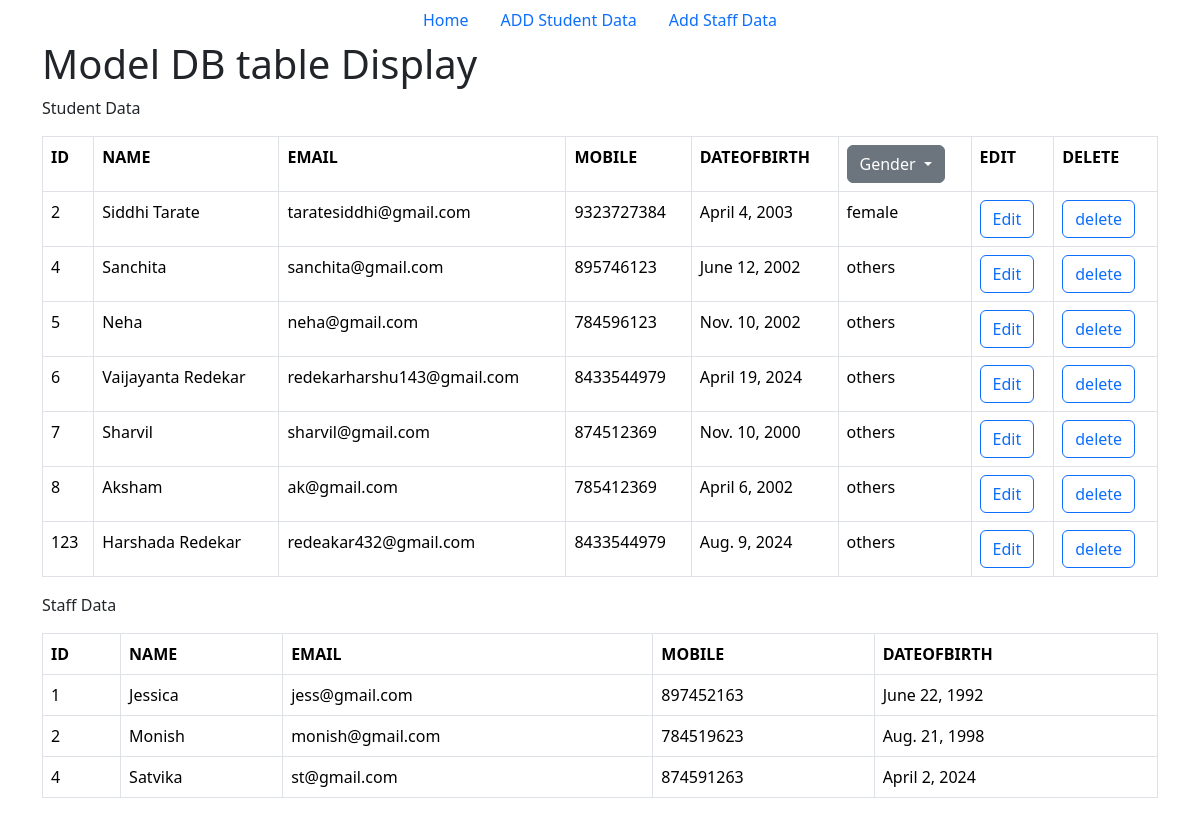
The page / on the database its author committed.
### ModelApp/models.py (models this page shows)
class Student(models.Model):
    id = models.IntegerField(primary_key=True)
    name = models.CharField(max_length=50)
    email = models.EmailField()
    mobile = models.BigIntegerField()
    dob = models.DateField()
    gen = [
        ("male","Male"),
        ("female","Female"),
        ("others","Others")
    ]
    gender = models.CharField(max_length=10,choices=gen,default="others")
    def __str__(self):
         return f'{self.name} {self.email}'

class Staff(models.Model):
    id = models.IntegerField(primary_key=True)
    name = models.CharField(max_length=50)
    email = models.EmailField()
    mobile = models.BigIntegerField()
    city = models.CharField(max_length=20, default= "")
    dob = models.DateField()
    def __str__(self):
        return f'{self.name} {self.email}'

### ModelApp/views.py (the view)
# urls.py: path('', views.display, name = 'display'),
def display(req):
    m = Student.objects.all()
    print(m)
    st = Staff.objects.all()
    print(st)
    return render(req, "index.html",{'student':m, 'staff': st})

### ModelApp/templates/index.html (shortened to what this page needs)
{% include 'base.html' %}
<!DOCTYPE html>
<html lang="en">
<head>
    <link href="https://cdn.jsdelivr.net/npm/bootstrap@5.3.3/dist/css/bootstrap.min.css" rel="stylesheet">
</head>
<body>
    <div class="container">
        <h1>Model DB table Display</h1>
        <p>Student Data</p>
        <table class="table table-bordered">
            <tr>
                <th>ID</th>
                <th>NAME</th>
                <th>EMAIL</th>
                <th>MOBILE</th>
                <th>DATEOFBIRTH</th>
                <th><div class="dropdown">
                    <button class="btn btn-secondary dropdown-toggle" type="button" data-bs-toggle="dropdown" aria-expanded="false">
                      Gender
                    </button>
                  </div></th>
                <th>EDIT</th>
                <th>DELETE</th>
            </tr>
            {% for x in student%}
            <tr>
                <td>{{x.id}}</td>
                <td>{{x.name}}</td>
                <td>{{x.email}}</td>
                <td>{{x.mobile}}</td>
                <td>{{x.dob}}</td>
                <td>{{x.gender}}</td>
                <td><a href="edit/{{x.id}}"><button class="btn btn-outline-primary">Edit</button></a></td>
                <td><a href="{%url 'delete' x.id %}"><button class="btn btn-outline-primary">delete</button></a></td>
            </tr>
            {% endfor %}
        </table>
        <p>Staff Data</p>
        <table class="table table-bordered">
            <tr>
                <th>ID</th>
                <th>NAME</th>
                <th>EMAIL</th>
                <th>MOBILE</th>
                <th>DATEOFBIRTH</th>
            </tr>
            {% for x in staff%}
            <tr>
                <td>{{x.id}}</td>
                <td>{{x.name}}</td>
                <td>{{x.email}}</td>
                <td>{{x.mobile}}</td>
                <td>{{x.dob}}</td>
            </tr>
            {% endfor %}
        </table>
    </div>
</body>
</html>

### ModelApp/templates/base.html (shortened to what this page needs)
<!Doctype html>
<html lang="en">
  <head>
    <link href="https://cdn.jsdelivr.net/npm/bootstrap@5.3.3/dist/css/bootstrap.min.css" rel="stylesheet">
  </head>
  <body>
    <div class="container">
        <ul class="nav justify-content-center">
            <li class="nav-item">
              <a class="nav-link" href="/">Home</a>
            </li>
            <li class="nav-item">
              <a class="nav-link" href="{% url 'create'%}">ADD Student Data</a>
            </li>
            <li class="nav-item">
              <a class="nav-link" href="{% url 'createS'%}">Add Staff Data</a>
            </li>
          </ul>
    </div>
  </body>
</html>

### rows shown on the page
Student: id "2", name "Siddhi Tarate", email "taratesiddhi@gmail.com", mobile "9323727384", dob "April 4, 2003", gender "female"
Student: id "4", name "Sanchita", email "sanchita@gmail.com", mobile "895746123", dob "June 12, 2002", gender "others"
Student: id "5", name "Neha", email "neha@gmail.com", mobile "784596123", dob "Nov. 10, 2002", gender "others"
Student: id "6", name "Vaijayanta Redekar", email "redekarharshu143@gmail.com", mobile "8433544979", dob "April 19, 2024", gender "others"
Student: id "7", name "Sharvil", email "sharvil@gmail.com", mobile "874512369", dob "Nov. 10, 2000", gender "others"
Student: id "8", name "Aksham", email "ak@gmail.com", mobile "785412369", dob "April 6, 2002", gender "others"
Student: id "123", name "Harshada Redekar", email "redeakar432@gmail.com", mobile "8433544979", dob "Aug. 9, 2024", gender "others"
Staff: id "1", name "Jessica", email "jess@gmail.com", mobile "897452163", dob "June 22, 1992"
Staff: id "2", name "Monish", email "monish@gmail.com", mobile "784519623", dob "Aug. 21, 1998"
Staff: id "4", name "Satvika", email "st@gmail.com", mobile "874591263", dob "April 2, 2024"
